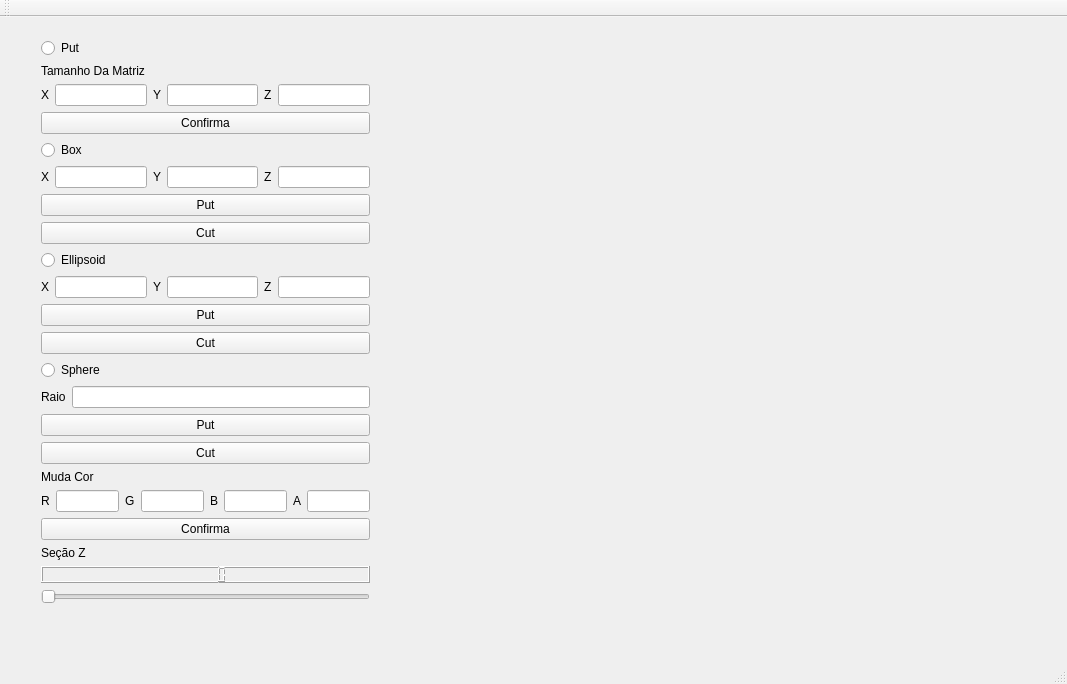
<?xml version="1.0" encoding="UTF-8"?>
<ui version="4.0">
 <class>MainWindow</class>
 <widget class="QMainWindow" name="MainWindow">
  <property name="geometry">
   <rect>
    <x>0</x>
    <y>0</y>
    <width>1067</width>
    <height>684</height>
   </rect>
  </property>
  <property name="windowTitle">
   <string>MainWindow</string>
  </property>
  <widget class="QWidget" name="centralWidget">
   <widget class="QWidget" name="horizontalLayoutWidget_2">
    <property name="geometry">
     <rect>
      <x>30</x>
      <y>10</y>
      <width>351</width>
      <height>588</height>
     </rect>
    </property>
    <layout class="QHBoxLayout" name="horizontalLayout_6">
     <item>
      <layout class="QVBoxLayout" name="verticalLayout_6">
       <item>
        <layout class="QVBoxLayout" name="verticalLayout_2">
         <item>
          <layout class="QVBoxLayout" name="verticalLayout">
           <item>
            <widget class="QRadioButton" name="radioButtonPut">
             <property name="text">
              <string>Put</string>
             </property>
            </widget>
           </item>
           <item>
            <widget class="QLabel" name="label">
             <property name="text">
              <string>Tamanho Da Matriz</string>
             </property>
            </widget>
           </item>
           <item>
            <layout class="QHBoxLayout" name="horizontalLayout">
             <item>
              <widget class="QLabel" name="label_2">
               <property name="text">
                <string>X</string>
               </property>
              </widget>
             </item>
             <item>
              <widget class="QLineEdit" name="tamanhoDaMatrizX">
               <property name="text">
                <string/>
               </property>
              </widget>
             </item>
             <item>
              <widget class="QLabel" name="label_3">
               <property name="text">
                <string>Y</string>
               </property>
              </widget>
             </item>
             <item>
              <widget class="QLineEdit" name="tamanhoDaMatrizY"/>
             </item>
             <item>
              <widget class="QLabel" name="label_4">
               <property name="text">
                <string>Z</string>
               </property>
              </widget>
             </item>
             <item>
              <widget class="QLineEdit" name="tamanhoDaMatrizZ"/>
             </item>
            </layout>
           </item>
           <item>
            <widget class="QPushButton" name="btnTamanhoDaMtariz">
             <property name="text">
              <string>Confirma</string>
             </property>
            </widget>
           </item>
          </layout>
         </item>
         <item>
          <widget class="QRadioButton" name="radioButtonBox">
           <property name="text">
            <string>Box</string>
           </property>
          </widget>
         </item>
         <item>
          <layout class="QHBoxLayout" name="horizontalLayout_2">
           <item>
            <widget class="QLabel" name="label_6">
             <property name="text">
              <string>X</string>
             </property>
            </widget>
           </item>
           <item>
            <widget class="QLineEdit" name="boxX"/>
           </item>
           <item>
            <widget class="QLabel" name="label_7">
             <property name="text">
              <string>Y</string>
             </property>
            </widget>
           </item>
           <item>
            <widget class="QLineEdit" name="boxY"/>
           </item>
           <item>
            <widget class="QLabel" name="label_8">
             <property name="text">
              <string>Z</string>
             </property>
            </widget>
           </item>
           <item>
            <widget class="QLineEdit" name="boxZ"/>
           </item>
          </layout>
         </item>
         <item>
          <widget class="QPushButton" name="btnPutBox">
           <property name="text">
            <string>Put</string>
           </property>
          </widget>
         </item>
         <item>
          <widget class="QPushButton" name="btnCutBox">
           <property name="text">
            <string>Cut</string>
           </property>
          </widget>
         </item>
         <item>
          <layout class="QVBoxLayout" name="verticalLayout_3">
           <item>
            <widget class="QRadioButton" name="radioButtonEllipsoid">
             <property name="text">
              <string>Ellipsoid</string>
             </property>
            </widget>
           </item>
           <item>
            <layout class="QHBoxLayout" name="horizontalLayout_3">
             <item>
              <widget class="QLabel" name="label_10">
               <property name="text">
                <string>X</string>
               </property>
              </widget>
             </item>
             <item>
              <widget class="QLineEdit" name="elipsoidX"/>
             </item>
             <item>
              <widget class="QLabel" name="label_11">
               <property name="text">
                <string>Y</string>
               </property>
              </widget>
             </item>
             <item>
              <widget class="QLineEdit" name="elipsoidY"/>
             </item>
             <item>
              <widget class="QLabel" name="label_12">
               <property name="text">
                <string>Z</string>
               </property>
              </widget>
             </item>
             <item>
              <widget class="QLineEdit" name="elipsoidZ"/>
             </item>
            </layout>
           </item>
           <item>
            <widget class="QPushButton" name="btnPutElipsoid">
             <property name="text">
              <string>Put</string>
             </property>
            </widget>
           </item>
           <item>
            <widget class="QPushButton" name="btnCutElipsoid">
             <property name="text">
              <string>Cut</string>
             </property>
            </widget>
           </item>
           <item>
            <layout class="QVBoxLayout" name="verticalLayout_4">
             <item>
              <widget class="QRadioButton" name="radioButtonSphere">
               <property name="text">
                <string>Sphere</string>
               </property>
              </widget>
             </item>
             <item>
              <layout class="QHBoxLayout" name="horizontalLayout_4">
               <item>
                <widget class="QLabel" name="label_14">
                 <property name="text">
                  <string>Raio</string>
                 </property>
                </widget>
               </item>
               <item>
                <widget class="QLineEdit" name="raioSphere"/>
               </item>
              </layout>
             </item>
             <item>
              <widget class="QPushButton" name="btnPutSphere">
               <property name="text">
                <string>Put</string>
               </property>
              </widget>
             </item>
             <item>
              <widget class="QPushButton" name="btnCutSphere">
               <property name="text">
                <string>Cut</string>
               </property>
              </widget>
             </item>
             <item>
              <layout class="QVBoxLayout" name="verticalLayout_5">
               <item>
                <widget class="QLabel" name="label_15">
                 <property name="text">
                  <string>Muda Cor</string>
                 </property>
                </widget>
               </item>
               <item>
                <layout class="QHBoxLayout" name="horizontalLayout_5">
                 <item>
                  <widget class="QLabel" name="label_16">
                   <property name="text">
                    <string>R</string>
                   </property>
                  </widget>
                 </item>
                 <item>
                  <widget class="QLineEdit" name="mudaCorR"/>
                 </item>
                 <item>
                  <widget class="QLabel" name="label_17">
                   <property name="text">
                    <string>G</string>
                   </property>
                  </widget>
                 </item>
                 <item>
                  <widget class="QLineEdit" name="mudaCorG"/>
                 </item>
                 <item>
                  <widget class="QLabel" name="label_18">
                   <property name="text">
                    <string>B</string>
                   </property>
                  </widget>
                 </item>
                 <item>
                  <widget class="QLineEdit" name="mudaCorB"/>
                 </item>
                 <item>
                  <widget class="QLabel" name="label_19">
                   <property name="text">
                    <string>A</string>
                   </property>
                  </widget>
                 </item>
                 <item>
                  <widget class="QLineEdit" name="mudaCorA"/>
                 </item>
                </layout>
               </item>
               <item>
                <widget class="QPushButton" name="btnMudaCor">
                 <property name="text">
                  <string>Confirma</string>
                 </property>
                </widget>
               </item>
               <item>
                <layout class="QVBoxLayout" name="verticalLayout_7">
                 <item>
                  <widget class="QLabel" name="label_5">
                   <property name="text">
                    <string>Seção Z</string>
                   </property>
                  </widget>
                 </item>
                 <item>
                  <widget class="QLCDNumber" name="lcdNumber"/>
                 </item>
                 <item>
                  <widget class="QSlider" name="horizontalSliderZTela">
                   <property name="orientation">
                    <enum>Qt::Horizontal</enum>
                   </property>
                  </widget>
                 </item>
                </layout>
               </item>
              </layout>
             </item>
            </layout>
           </item>
          </layout>
         </item>
        </layout>
       </item>
      </layout>
     </item>
    </layout>
   </widget>
   <widget class="Plotter" name="plotter" native="true">
    <property name="geometry">
     <rect>
      <x>399</x>
      <y>9</y>
      <width>331</width>
      <height>571</height>
     </rect>
    </property>
   </widget>
  </widget>
  <widget class="QMenuBar" name="menuBar">
   <property name="geometry">
    <rect>
     <x>0</x>
     <y>0</y>
     <width>1067</width>
     <height>21</height>
    </rect>
   </property>
  </widget>
  <widget class="QToolBar" name="mainToolBar">
   <attribute name="toolBarArea">
    <enum>TopToolBarArea</enum>
   </attribute>
   <attribute name="toolBarBreak">
    <bool>false</bool>
   </attribute>
  </widget>
  <widget class="QStatusBar" name="statusBar"/>
 </widget>
 <layoutdefault spacing="6" margin="11"/>
 <customwidgets>
  <customwidget>
   <class>Plotter</class>
   <extends>QWidget</extends>
   <header location="global">plotter.h</header>
   <container>1</container>
  </customwidget>
 </customwidgets>
 <resources/>
 <connections>
  <connection>
   <sender>horizontalSliderZTela</sender>
   <signal>sliderMoved(int)</signal>
   <receiver>lcdNumber</receiver>
   <slot>display(int)</slot>
   <hints>
    <hint type="sourcelabel">
     <x>523</x>
     <y>106</y>
    </hint>
    <hint type="destinationlabel">
     <x>524</x>
     <y>76</y>
    </hint>
   </hints>
  </connection>
 </connections>
</ui>
